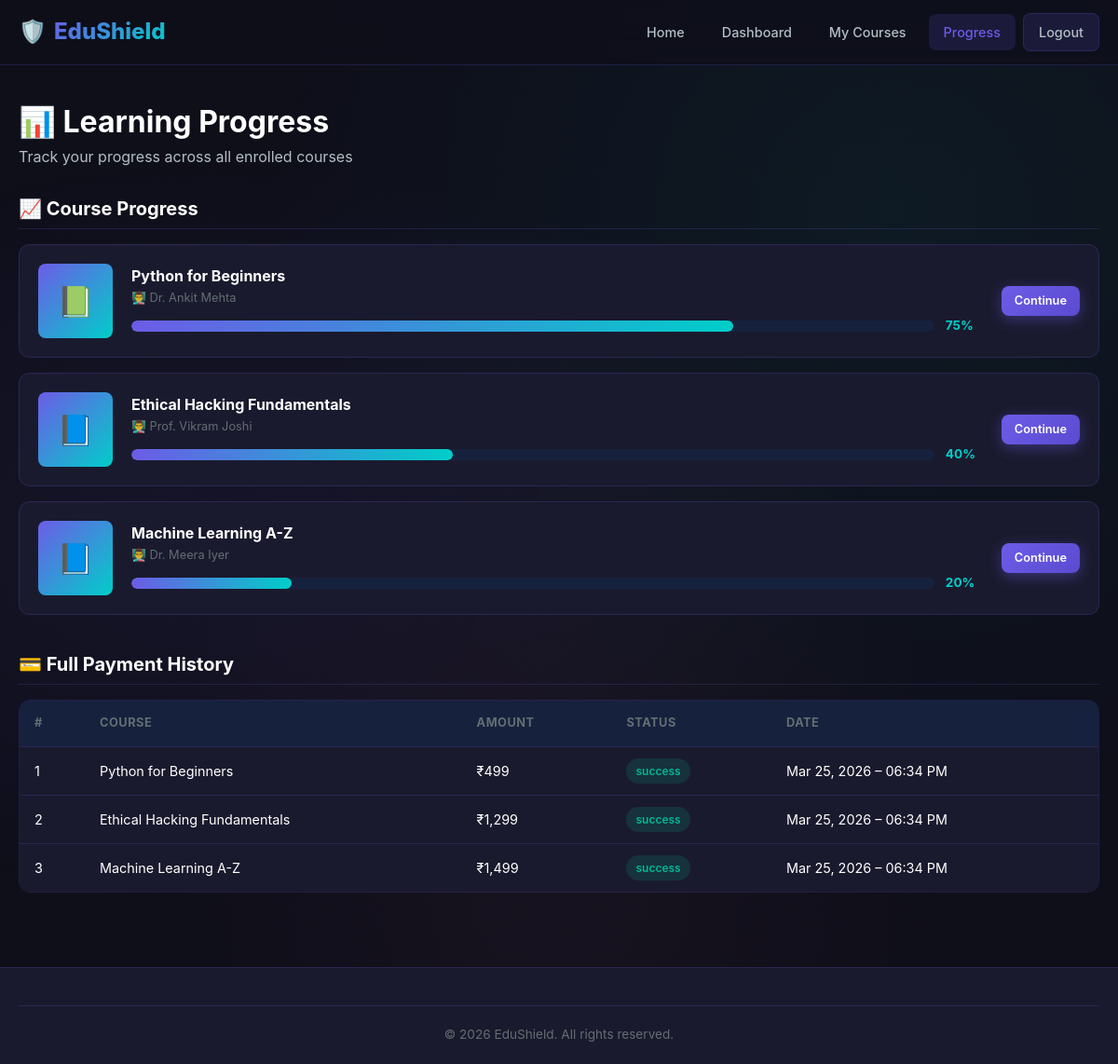
Screenshot of /student/progress.php (signed in) with the database file from the repository.
### tables this page shows
CREATE TABLE IF NOT EXISTS courses (
    id INT AUTO_INCREMENT PRIMARY KEY,
    title VARCHAR(200) NOT NULL,
    description TEXT NOT NULL,
    price DECIMAL(10,2) NOT NULL DEFAULT 0.00,
    category VARCHAR(100) NOT NULL,
    instructor VARCHAR(100) NOT NULL,
    thumbnail VARCHAR(255) DEFAULT 'default_course.png',
    video_url VARCHAR(255) DEFAULT '',
    created_at TIMESTAMP DEFAULT CURRENT_TIMESTAMP
);

CREATE TABLE IF NOT EXISTS payments (
    id INT AUTO_INCREMENT PRIMARY KEY,
    user_id INT NOT NULL,
    course_id INT NOT NULL,
    amount DECIMAL(10,2) NOT NULL,
    status ENUM('pending', 'success', 'failed') NOT NULL DEFAULT 'pending',
    payment_date TIMESTAMP DEFAULT CURRENT_TIMESTAMP,
    FOREIGN KEY (user_id) REFERENCES users(id) ON DELETE CASCADE,
    FOREIGN KEY (course_id) REFERENCES courses(id) ON DELETE CASCADE
);

### includes/session.php (called while the page is built, shortened)
<?php
function getCurrentUserId() {
    return $_SESSION['user_id'] ?? null;
}

### includes/functions.php (called while the page is built, shortened)
<?php
require_once __DIR__ . '/db.php';
function e($string) {
    return htmlspecialchars($string, ENT_QUOTES, 'UTF-8');
}
function getUserCourses($userId) {
    global $conn;
    $stmt = $conn->prepare("SELECT c.*, e.enrolled_at, COALESCE(p.progress_percent, 0) as progress_percent,
                            COALESCE(AVG(r.rating), 0) as avg_rating
                            FROM enrollments e
                            JOIN courses c ON e.course_id = c.id
                            LEFT JOIN progress p ON p.user_id = e.user_id AND p.course_id = e.course_id
                            LEFT JOIN reviews r ON r.course_id = c.id
                            WHERE e.user_id = ?
                            GROUP BY c.id
                            ORDER BY e.enrolled_at DESC");
    $stmt->bind_param("i", $userId);
    $stmt->execute();
    $result = $stmt->get_result();
    $courses = [];
    while ($row = $result->fetch_assoc()) {
        $courses[] = $row;
    }
    return $courses;
}
function getUserPayments($userId) {
    global $conn;
    $stmt = $conn->prepare("SELECT p.*, c.title as course_title FROM payments p
                            JOIN courses c ON p.course_id = c.id
                            WHERE p.user_id = ? ORDER BY p.payment_date DESC");
    $stmt->bind_param("i", $userId);
    $stmt->execute();
    $result = $stmt->get_result();
    $payments = [];
    while ($row = $result->fetch_assoc()) {
        $payments[] = $row;
    }
    return $payments;
}

### student/progress.php (the view, shortened to what this page needs)
<?php
require_once '../includes/session.php';
require_once '../includes/functions.php';
$userId = getCurrentUserId();
$myCourses = getUserCourses($userId);
$payments = getUserPayments($userId);
?>
<!DOCTYPE html>
<html lang="en">
<head>
    <link rel="stylesheet" href="../css/style.css">
</head>
<body>
<nav class="navbar">
    <div class="container">
        <a href="/edushield/" class="logo"><span>🛡️</span><span>EduShield</span></a>
        <div class="nav-links">
            <a href="/edushield/">Home</a>
            <a href="/edushield/student/dashboard.php">Dashboard</a>
            <a href="/edushield/student/my_courses.php">My Courses</a>
            <a href="/edushield/student/progress.php" class="active">Progress</a>
            <a href="/edushield/logout.php" class="btn btn-secondary btn-sm">Logout</a>
        </div>
    </div>
</nav>
<main>
    <section class="dashboard">
        <div class="container">
            <div class="dashboard-header">
                <h1>📊 Learning Progress</h1>
                <p>Track your progress across all enrolled courses</p>
            </div>
            <div class="dash-section">
                <h3 class="dash-section-title">📈 Course Progress</h3>
                <?php if (empty($myCourses)): ?>
                    <div class="empty-state">
                        <div class="empty-icon">📊</div>
                        <h3>No progress to show</h3>
                        <p>Enroll in courses to start tracking.</p>
                    </div>
                <?php else: ?>
                    <?php foreach ($myCourses as $course): ?>
                        <div class="enrolled-card">
                            <div class="enrolled-thumb">
                                <?php if ($course['progress_percent'] >= 100): ?>
                                    🏆
                                <?php elseif ($course['progress_percent'] >= 50): ?>
                                    📗
                                <?php else: ?>
                                    📘
                                <?php endif; ?>
                            </div>
                            <div class="enrolled-info" style="flex: 1;">
                                <h4>
                                    <?php echo e($course['title']); ?>
                                </h4>
                                <p class="enrolled-instructor">👨‍🏫 <?php echo e($course['instructor']); ?></p>
                                <div class="progress-info">
                                    <div class="progress-bar-container" style="height: 12px;">
                                        <div class="progress-bar" data-progress="<?php echo $course['progress_percent']; ?>"></div>
                                    </div>
                                    <span class="progress-percent"><?php echo $course['progress_percent']; ?>%</span>
                                </div>
                            </div>
                            <a href="/edushield/course.php?id=<?php echo $course['id']; ?>" class="btn btn-primary btn-sm">
                                <?php echo ($course['progress_percent'] >= 100) ? 'Review' : 'Continue'; ?>
                            </a>
                        </div>
                    <?php endforeach; ?>
                <?php endif; ?>
            </div>
            <div class="dash-section">
                <h3 class="dash-section-title">💳 Full Payment History</h3>
                <?php if (empty($payments)): ?>
                    <div class="empty-state"><p>No payments yet.</p></div>
                <?php else: ?>
                    <div class="table-container">
                        <table class="data-table">
                            <thead>
                                <tr>
                                    <th>#</th>
                                    <th>Course</th>
                                    <th>Amount</th>
                                    <th>Status</th>
                                    <th>Date</th>
                                </tr>
                            </thead>
                            <tbody>
                                <?php foreach ($payments as $i => $p): ?>
                                    <tr>
                                        <td><?php echo $i + 1; ?></td>
                                        <td><?php echo e($p['course_title']); ?></td>
                                        <td>₹<?php echo number_format($p['amount'], 0); ?></td>
                                        <td><span class="badge badge-success"><?php echo e($p['status']); ?></span></td>
                                        <td><?php echo date('M d, Y – h:i A', strtotime($p['payment_date'])); ?></td>
                                    </tr>
                                <?php endforeach; ?>
                            </tbody>
                        </table>
                    </div>
                <?php endif; ?>
            </div>
        </div>
    </section>
</main>
<footer class="footer">
    <div class="container">
        <div class="footer-bottom">
            <p>&copy; <?php echo date('Y'); ?> EduShield. All rights reserved.</p>
        </div>
    </div>
</footer>
</body>
</html>

### rows the page displays
courses: title "Python for Beginners", instructor "Dr. Ankit Mehta", progress_percent "75"
courses: title "Ethical Hacking Fundamentals", instructor "Prof. Vikram Joshi", progress_percent "40"
courses: title "Machine Learning A-Z", instructor "Dr. Meera Iyer", progress_percent "20"
payments: course.title "Python for Beginners", amount "499", status "success", payment_date "Mar 25, 2026 – 06:34 PM"
payments: course.title "Ethical Hacking Fundamentals", amount "1,299", status "success", payment_date "Mar 25, 2026 – 06:34 PM"
payments: course.title "Machine Learning A-Z", amount "1,499", status "success", payment_date "Mar 25, 2026 – 06:34 PM"
